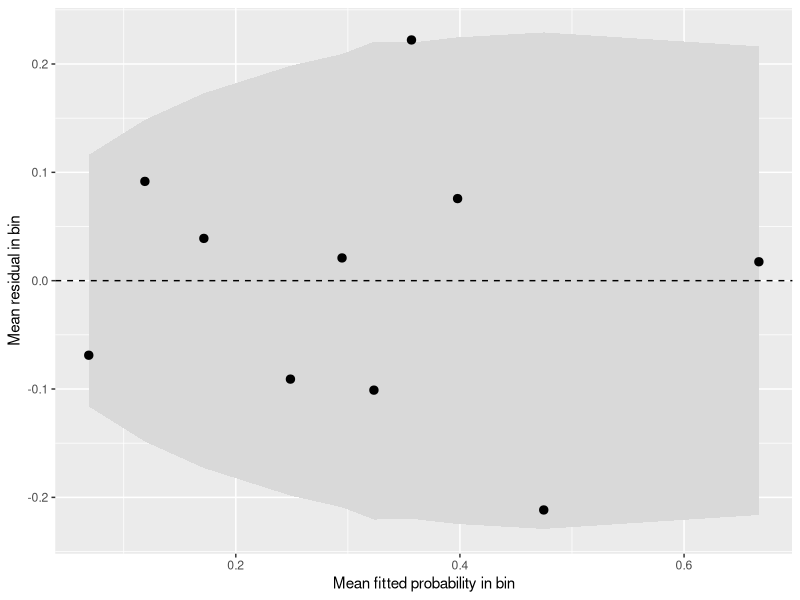
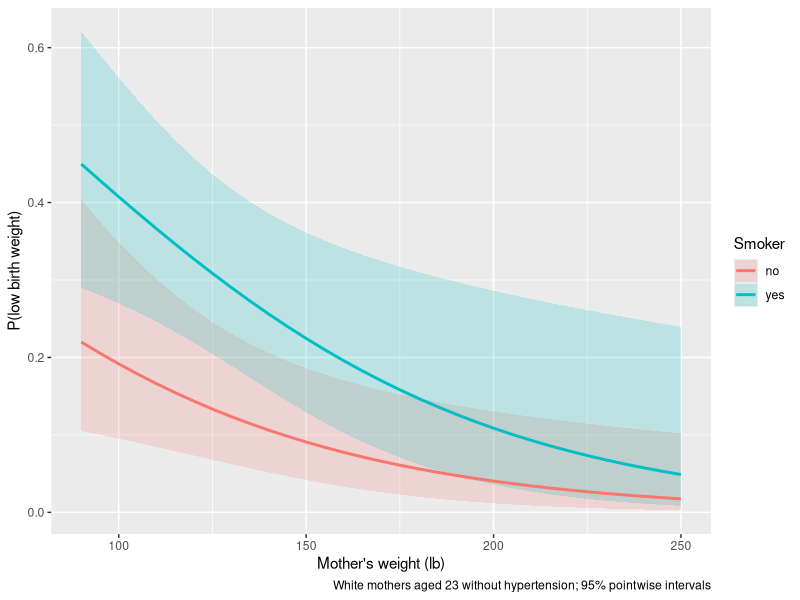

R code for these plots, in order:
## ---- chunk 1
knitr::opts_chunk$set(echo = TRUE, message = FALSE, warning = FALSE)
## ---- chunk 2
library(tidyverse)
library(mgcv)
bw <- MASS::birthwt |>
  mutate(low = as.integer(low),
         smoke = factor(smoke, levels = 0:1, labels = c("no", "yes")),
         race = factor(race, levels = 1:3, labels = c("white", "black", "other")),
         ht = factor(ht, levels = 0:1, labels = c("no", "yes")))
nrow(bw); sum(bw$low)                 # 189 births, 59 low birth weight
bw |> group_by(smoke) |> summarise(n = n(), p_low = mean(low))
summary(bw$lwt)                       # mother's weight in pounds
## ---- chunk 3
m_glm <- glm(low ~ smoke + lwt + age + race + ht, family = binomial, data = bw)
m_gam <- gam(low ~ smoke + s(lwt) + s(age) + race + ht, family = binomial, data = bw,
             method = "REML")
summary(m_gam)$s.table               # edf close to 1 means "linear is enough"
AIC(m_glm, m_gam)
## ---- chunk 4
binned_resid <- function(fit, nbins = 10) {
  tibble(p = fitted(fit), r = bw$low - fitted(fit)) |>
    mutate(bin = cut_number(p, nbins)) |>
    group_by(bin) |>
    summarise(p_mean = mean(p), r_mean = mean(r),
              se = sqrt(mean(p) * (1 - mean(p)) / n()), .groups = "drop")
}
br <- binned_resid(m_glm)
ggplot(br, aes(p_mean, r_mean)) +
  geom_ribbon(aes(ymin = -2 * se, ymax = 2 * se), fill = "grey85") +
  geom_point(size = 2.5) + geom_hline(yintercept = 0, linetype = 2) +
  labs(x = "Mean fitted probability in bin", y = "Mean residual in bin")
mean(abs(br$r_mean) <= 2 * br$se)    # share of bins inside the band
## ---- chunk 5
sort(cooks.distance(m_glm), decreasing = TRUE)[1:3]
## ---- chunk 6
est <- coef(summary(m_glm))["smokeyes", ]
or  <- exp(est["Estimate"] + c(0, -1.96, 1.96) * est["Std. Error"])
round(setNames(or, c("OR", "lower", "upper")), 2)
exp(confint(m_glm)["smokeyes", ])    # profile-likelihood interval
## ---- chunk 7
nd <- expand_grid(lwt = seq(90, 250, by = 5), smoke = c("no", "yes"),
                  age = 23, race = "white", ht = "no")
pr <- predict(m_glm, newdata = nd, type = "link", se.fit = TRUE)
nd <- nd |> mutate(fit = plogis(pr$fit), lo = plogis(pr$fit - 1.96 * pr$se.fit),
                   hi = plogis(pr$fit + 1.96 * pr$se.fit))
ggplot(nd, aes(lwt, fit, colour = smoke, fill = smoke)) +
  geom_ribbon(aes(ymin = lo, ymax = hi), alpha = 0.2, colour = NA) +
  geom_line(linewidth = 1) +
  labs(x = "Mother's weight (lb)", y = "P(low birth weight)", colour = "Smoker", fill = "Smoker",
       caption = "White mothers aged 23 without hypertension; 95% pointwise intervals")
